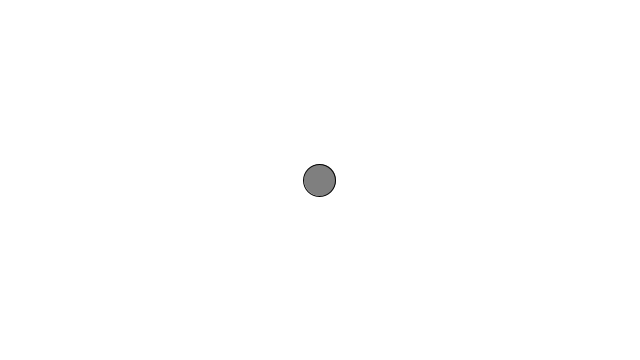
Frame 1 (no input)
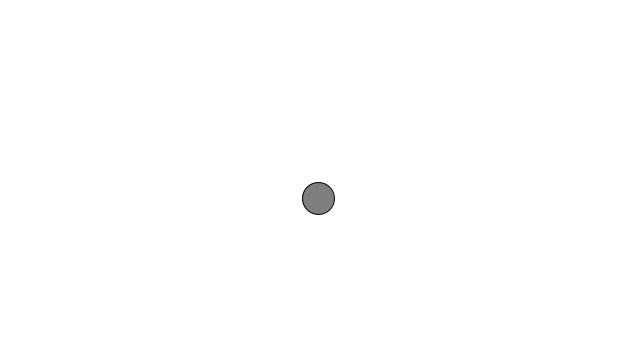
Frame 60 (the mouse pressed at the canvas centre just before this capture)
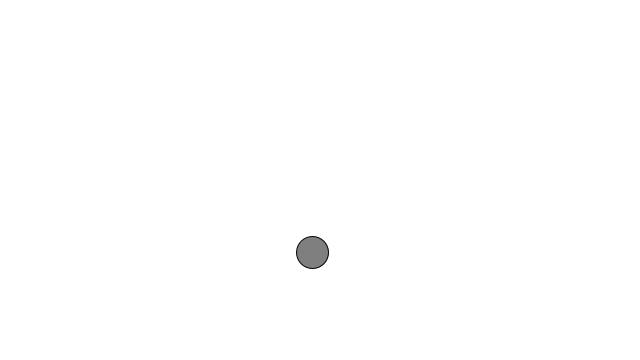
Frame 120 (the mouse held since frame 60 and released just before this capture)

The Processing sketch that drew these frames (run headless with seeded random() and noise(); from frame 60 on, the mouse is pressed at the canvas centre):

// Processing sketch: UseZ_Sforacc_fail_
// ── UseZ_Sforacc_fail_.pde
PVector location;
PVector velocity;
Mover m1;

void setup(){
  size(640,360);
  location = new PVector(100,100);
  velocity = new PVector(random(0,10),random(3,10));
  m1 = new Mover();
}

void draw(){
  
  background(255);
  
  m1.update();
  m1.checkEdges();
  m1.display();
  if(keyPressed){
    if (key == 'z'){
    m1.acceleration.mult(1.1);
    }
    else if (key == 's'){
      m1.acceleration.div(1.1);
    }
  }
  println(m1.acceleration.x);
}
// ── Mover.pde
class Mover{
  
  PVector location;
  PVector velocity;
  PVector acceleration;
  float topspeed;
  
  Mover(){
    location = new PVector(width/2, height/2);
    velocity = new PVector(0,0);
    acceleration = new PVector(-0.001, 0.01);
    topspeed = 10;
  }
  
  void update(){
    velocity.add(acceleration);
    velocity.limit(topspeed);
    location.add(velocity);
  }
  
  
  void display(){
    stroke(0);
    fill(127);
    ellipse(location.x, location.y, 32, 32);
  }
  
  void checkEdges(){
  if ((location.x > width) || (location.x < 0)){
    velocity.x = velocity.x * -1;
  }
  
  if ((location.y > height) || (location.y < 0)){
    velocity.y = velocity.y * -1;
  }
 }
}
// ── PVector.pde
class PVector{

  float x;
  float y;
  
  PVector(float x_, float y_){
    x = x_;
    y = y_;
  }
  
  void add(PVector v){
    y = y + v.y;
    x = x + v.x;
  }
  
  void sub(PVector v){
    y = y - v.y;
    x = x - v.x;
  }
  
  void mult(float n) {
   x = x * n;
   y = y * n;
 }
 
 void div(float n) {
   x = x / n;
   y = y / n;
 }
 
 float mag() {
   return sqrt(x*x + y*y);
  }
  
  void normalize(){
    float m = mag();
    if (m != 0){
      div(m);
    }
  }
  
  void limit(float max){
    if (mag() > 10){
      normalize();
      x = (max);
    }
  
  }
}
